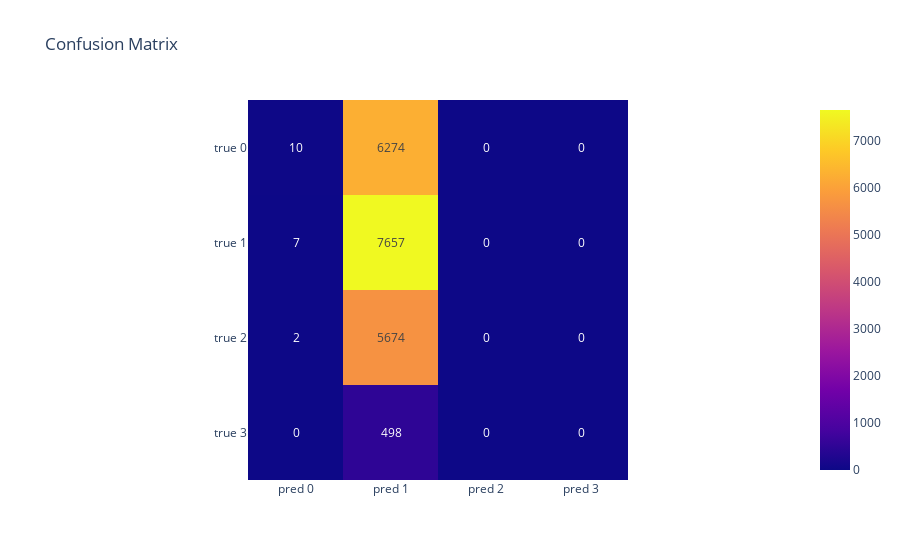
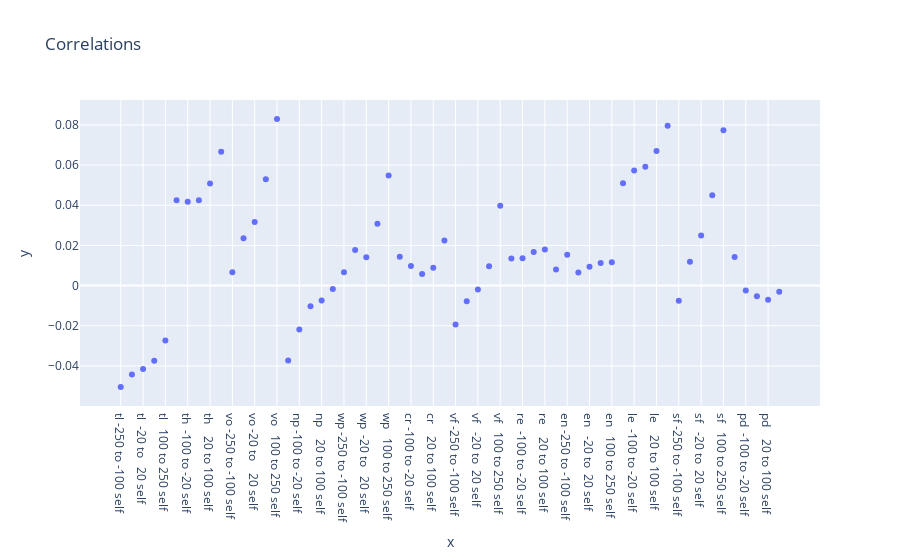

Notebook code for these charts, in order:
### Code cell
# Calculate the confusion matrix
cm = confusion_matrix(y_test, predictions)

# Convert the confusion matrix to a Pandas dataframe
cm_df = pd.DataFrame(cm, index=['true 0', 'true 1', 'true 2', 'true 3'], columns=['pred 0', 'pred 1', 'pred 2', 'pred 3'])

# Create a heatmap of the confusion matrix
fig = px.imshow(cm_df, title='Confusion Matrix', text_auto=True)
fig.show()

# Calculate the correlations between the columns and the label
correlations = df_all.corr()['label'].iloc[:-1]

# Create a scatter plot of the correlations
fig = px.scatter(x=correlations.index, y=correlations, title='Correlations')
fig.show()

# Create a dataframe from the correlations
correlations_df = pd.DataFrame(correlations)

correlations_df.style.background_gradient(cmap ='viridis')\
.set_properties(**{'font-size': '20px'})

### Figure 1 — Plotly figure (JSON) as saved in the notebook; plotly's stock layout.template omitted (floating-point values rounded to 4 significant figures)
{"data": [{"coloraxis": "coloraxis", "hovertemplate": "x: %{x}<br>y: %{y}<br>color: %{z}<extra></extra>", "name": "0", "texttemplate": "%{z}", "type": "heatmap", "x": ["pred 0", "pred 1", "pred 2", "pred 3"], "xaxis": "x", "y": ["true 0", "true 1", "true 2", "true 3"], "yaxis": "y", "z": [[10, 6274, 0, 0], [7, 7657, 0, 0], [2, 5674, 0, 0], [0, 498, 0, 0]]}], "layout": {"coloraxis": {"colorscale": [[0, "#0d0887"], [0.1111, "#46039f"], [0.2222, "#7201a8"], [0.3333, "#9c179e"], [0.4444, "#bd3786"], [0.5556, "#d8576b"], [0.6667, "#ed7953"], [0.7778, "#fb9f3a"], [0.8889, "#fdca26"], [1, "#f0f921"]]}, "title": {"text": "Confusion Matrix"}, "xaxis": {"anchor": "y", "constrain": "domain", "domain": [0, 1], "scaleanchor": "y"}, "yaxis": {"anchor": "x", "autorange": "reversed", "constrain": "domain", "domain": [0, 1]}}}

### Figure 2 — Plotly figure (JSON) as saved in the notebook; plotly's stock layout.template omitted (floating-point values rounded to 4 significant figures)
{"data": [{"hovertemplate": "x=%{x}<br>y=%{y}<extra></extra>", "legendgroup": "", "marker": {"color": "#636efa", "symbol": "circle"}, "mode": "markers", "name": "", "orientation": "v", "showlegend": false, "type": "scatter", "x": ["tl -250 to -100 self", "tl -100 to  -20 self", "tl  -20 to   20 self", "tl    20 to 100 self", "tl   100 to 250 self", "th -250 to -100 self", "th  -100 to -20 self", "th   -20 to  20 self", "th    20 to 100 self", "th   100 to 250 self", "vo -250 to -100 self", "vo -100 to  -20 self", "vo -20 to    20 self", "vo    20 to 100 self", "vo   100 to 250 self", "np -250 to -100 self", "np -100 to -20 self", "np  -20 to   20 self", "np    20 to 100 self", "np   100 to 250 self", "wp -250 to -100 self", "wp -100 to  -20 self", "wp  -20 to   20 self", "wp    20 to 100 self", "wp   100 to 250 self", "cr -250 to -100 self", "cr -100 to -20 self", "cr   -20 to  20 self", "cr    20 to 100 self", "cr   100 to 250 self", "vf -250 to -100 self", "vf  -100 to -20 self", "vf   -20 to  20 self", "vf    20 to 100 self", "vf   100 to 250 self", "re -250 to -100 self", "re  -100 to -20 self", "re   -20 to  20 self", "re    20 to 100 self", "re   100 to 250 self", "en -250 to -100 self", "en  -100 to -20 self", "en   -20 to  20 self", "en    20 to 100 self", "en   100 to 250 self", "le -250 to -100 self", "le  -100 to -20 self", "le   -20 to  20 self", "le    20 to 100 self", "le   100 to 250 self", "sf -250 to -100 self", "sf  -100 to -20 self", "sf   -20 to  20 self", "sf    20 to 100 self", "sf   100 to 250 self", "pd -250 to -100 self", "pd  -100 to -20 self", "pd   -20 to  20 self", "pd    20 to 100 self", "pd   100 to 250 self"], "xaxis": "x", "y": [-0.05046, -0.04422, -0.04158, -0.0374, -0.02739, 0.04247, 0.04169, 0.04249, 0.05088, 0.06669, 0.006672, 0.02362, 0.03172, 0.05299, 0.08292, -0.03734, -0.02181, -0.01028, -0.007415, -0.00167, 0.006657, 0.01771, 0.01414, 0.03086, 0.05479, 0.0144, 0.009764, 0.005828, 0.008876, 0.02247, -0.01937, -0.007835, -0.001951, 0.009655, 0.0398, 0.01346, 0.01357, 0.01678, 0.01792, 0.008013, 0.01533, 0.006561, 0.009421, 0.01129, 0.01167, 0.05094, 0.05734, 0.05914, 0.06696, 0.07958, -0.007488, 0.01193, 0.02496, 0.04502, 0.07734, 0.01419, -0.002482, -0.005345, -0.007008, -0.003024], "yaxis": "y"}], "layout": {"legend": {"tracegroupgap": 0}, "title": {"text": "Correlations"}, "xaxis": {"anchor": "y", "domain": [0, 1], "title": {"text": "x"}}, "yaxis": {"anchor": "x", "domain": [0, 1], "title": {"text": "y"}}}}
